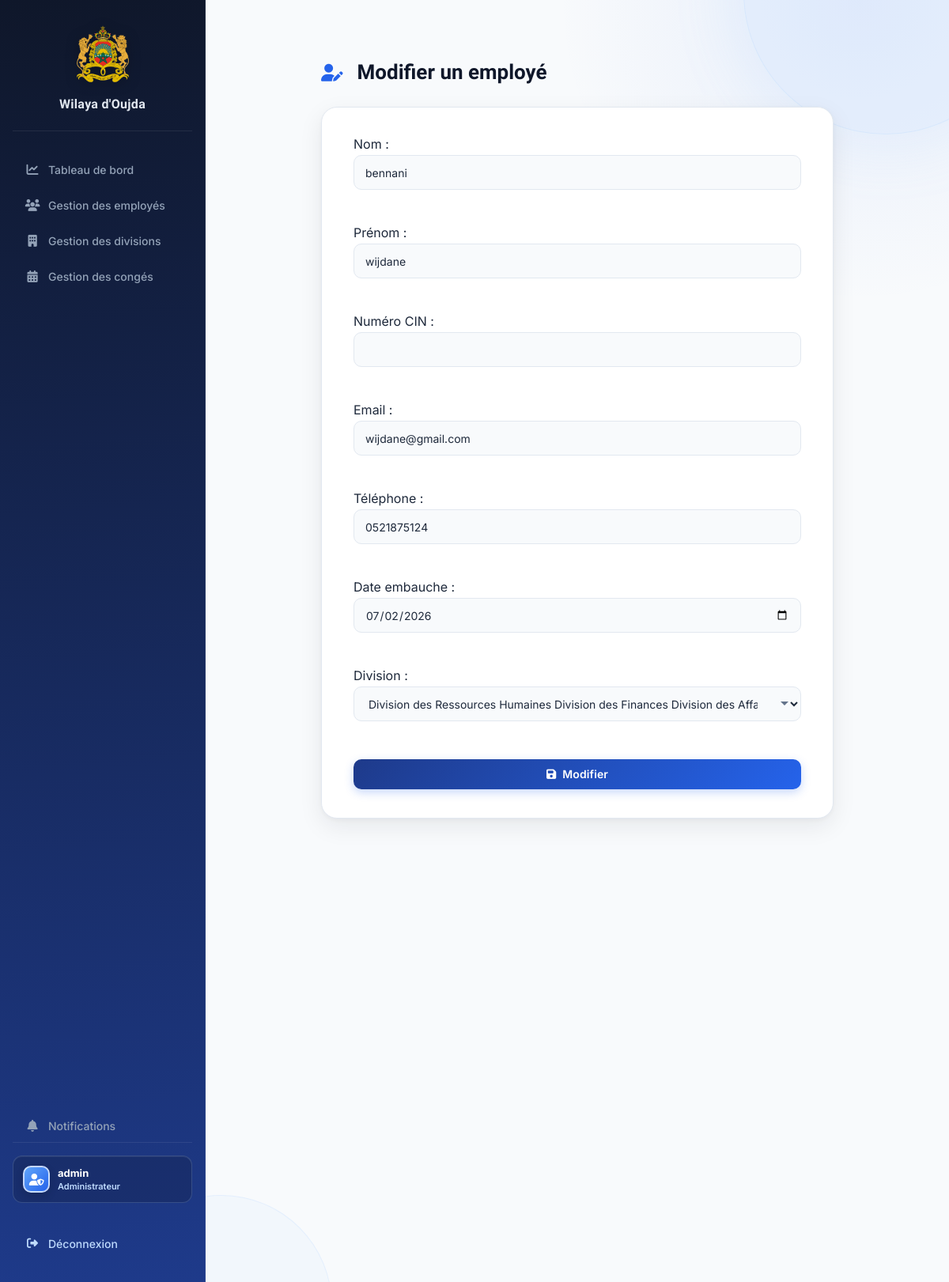
Page /admin/dashboard.php?page=modifier_employe&id=7 (signed in) on the committed database.
### tables this page shows
CREATE TABLE `employes` (
  `id` int(11) NOT NULL,
  `nom` varchar(50) NOT NULL,
  `prenom` varchar(50) NOT NULL,
  `cin` varchar(20) DEFAULT NULL,
  `email` varchar(100) NOT NULL,
  `telephone` varchar(20) DEFAULT NULL,
  `date_embauche` date NOT NULL,
  `division_id` int(11) DEFAULT NULL,
  `utilisateur_id` int(11) DEFAULT NULL,
  `solde_annuel` int(11) DEFAULT 22,
  `reste_annee_precedente` int(11) DEFAULT 0,
  `solde_total` int(11) DEFAULT 22,
  `derniere_maj_solde` year(4) DEFAULT NULL
);

CREATE TABLE `divisions` (
  `id` int(11) NOT NULL,
  `nom_division` varchar(100) NOT NULL
);

### config/auth.php (called while the page is built, shortened)
<?php
function e($value): string
{
    return htmlspecialchars((string) $value, ENT_QUOTES, 'UTF-8');
}
?>

### admin/modifier_employe.php (the view, shortened to what this page needs)
<?php
require_once "../config/auth.php";
require_once "../config/database.php";
$id = filter_input(INPUT_GET, 'id', FILTER_VALIDATE_INT);
$sql = "SELECT * FROM employes WHERE id = ?";
$stmt = $pdo->prepare($sql);
$stmt->execute([$id]);
$employe = $stmt->fetch();
$stmtDivision = $pdo->query("SELECT * FROM divisions");
$divisions = $stmtDivision->fetchAll();
?>
<div class="form-container">
<h1>
    <i class="fa-solid fa-user-pen"></i>
    Modifier un employé
</h1>
<form method="POST">
Nom :
<br>
<input type="text"
name="nom"
value="<?= e($employe['nom']); ?>">
<br><br>
Prénom :
<br>
<input type="text"
name="prenom"
value="<?= e($employe['prenom']); ?>">
<br><br>
Numéro CIN :
<br>
<input type="text"
name="cin"
maxlength="20"
pattern="[A-Za-z0-9-]{4,20}"
value="<?= e($employe['cin']); ?>"
required>
<br><br>
Email :
<br>
<input type="email"
name="email"
value="<?= e($employe['email']); ?>">
<br><br>
Téléphone :
<br>
<input type="text"
name="telephone"
value="<?= e($employe['telephone']); ?>">
<br><br>
Date embauche :
<br>
<input type="date"
name="date_embauche"
value="<?= e($employe['date_embauche']); ?>">
<br><br>
Division :
<br>
<select name="division_id">
<?php foreach($divisions as $division){ ?>
<option
value="<?= $division['id']; ?>"
<?= ($division['id'] == $employe['division_id']) ? 'selected' : ''; ?>
>
<?= e($division['nom_division']); ?>
</option>
<?php } ?>
</select>
<br><br>
<button type="submit" name="modifier">
    <i class="fa-solid fa-floppy-disk"></i>
Modifier
</button>
</form>
</div>

### assets/css/dashboard.css (style rules this page uses)
*, *::before, *::after { box-sizing: border-box; }
html { scroll-behavior: smooth; }
body { margin: 0; padding: 0; font-family: 'Inter', system-ui, sans-serif; background: #f1f5f9; color: #1e293b; -webkit-font-smoothing: antialiased; -moz-osx-font-smoothing: grayscale; }
.main-content h1 { color: #0f172a; margin: 0 0 6px; font-family: 'Sora', sans-serif; font-size: 26px; font-weight: 700; line-height: 1.2; }
h1 { color: #0f172a; font-family: 'Sora', sans-serif; }
h1 i, h2 i { color: #2563eb; margin-right: 8px; }
button, .btn { font-family: 'Inter', sans-serif; cursor: pointer; display: inline-flex; align-items: center; gap: 7px; padding: 9px 18px; border-radius: 9px; font-size: 14px; font-weight: 600; border: 1.5px solid transparent; transition: all 0.18s ease; text-decoration: none; line-height: 1; white-space: nowrap; }
.btn-primary, button[type="submit"] { background: #2563eb; color: white; border-color: #2563eb; }
button i, .btn i { font-size: 14px; }
:root { --surface: #ffffff; --surface-muted: #f8fafc; --line: #e2e8f0; --ink: #0f172a; --muted: #64748b; --brand: #2563eb; --brand-dark: #1e3a8a; --shadow-sm: 0 2px 10px rgba(15, 23, 42, 0.06); --shadow-md: 0 12px 30px rgba(15, 23, 42, 0.09); }
.main-content>* { position: relative; }

### assets/css/form.css (style rules this page uses)
.form-container { width: 100%; max-width: 680px; margin: 40px auto; padding: 0 16px; }
.form-container h1 { display: flex; align-items: center; gap: 10px; margin: 0 0 28px; color: #0f172a; font-family: 'Sora', sans-serif; font-size: 26px; font-weight: 700; line-height: 1.2; }
.form-container h1 i { color: #2563eb; font-size: 22px; }
.form-container form { background: #ffffff; padding: 36px 40px; border-radius: 20px; border: 1px solid #e2e8f0; box-shadow: 0 2px 6px rgba(15, 23, 42, 0.04), 0 10px 30px rgba(15, 23, 42, 0.08); display: flex; flex-direction: column; gap: 4px; }
.form-container input, .form-container select, .form-container textarea { width: 100%; padding: 11px 14px; box-sizing: border-box; border: 1.5px solid #e2e8f0; border-radius: 10px; background: #f8fafc; color: #1e293b; font-family: 'Inter', sans-serif; font-size: 14px; outline: none; transition: border-color 0.2s ease, box-shadow 0.2s ease, background 0.2s ease; }
.form-container input::placeholder, .form-container textarea::placeholder { color: #94a3b8; font-weight: 400; }
.form-container select { cursor: pointer; background-repeat: no-repeat; background-position: right 14px center; padding-right: 38px; }
.form-container button[type="submit"], .form-container .btn-submit { display: inline-flex; align-items: center; justify-content: center; gap: 8px; padding: 12px 28px; border: none; border-radius: 10px; background: linear-gradient(135deg, #1e3a8a 0%, #2563eb 100%); color: white; font-family: 'Inter', sans-serif; font-size: 14px; font-weight: 600; cursor: pointer; box-shadow: 0 4px 12px rgba(37, 99, 235, 0.25); transition: all 0.22s ease; letter-spacing: 0.1px; }
.form-container button i { font-size: 14px; }
.form-container { width: min(100%, 760px); }
.form-container form { border: 1px solid #e2e8f0; }
.form-container input, .form-container select, .form-container textarea { min-height: 44px; }

### rows in the picture
employes: nom "bennani", prenom "wijdane", email "wijdane@gmail.com", telephone "0521875124", date_embauche "07/02/2026", division_id "Division des Ressources Humaines Division des Finances Division des Affaires Générales Division d"

### other values in the picture
$_SESSION['username'] "admin"
$roleLabel "Administrateur"
